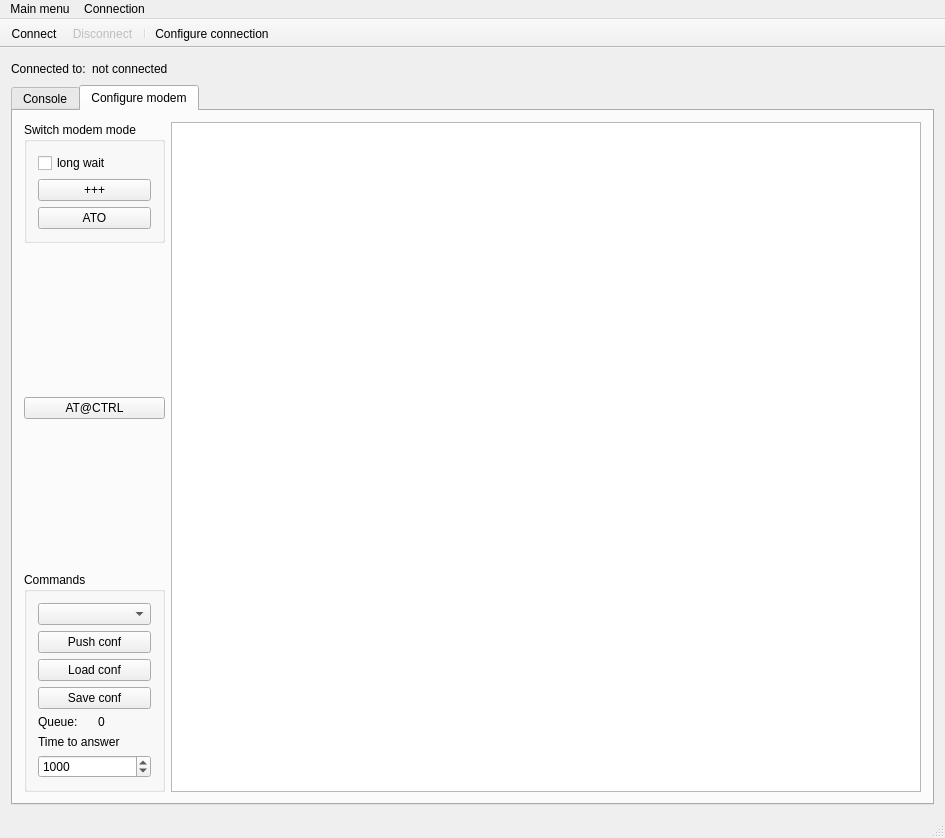
<?xml version="1.0" encoding="UTF-8"?>
<ui version="4.0">
 <class>MainWindow</class>
 <widget class="QMainWindow" name="MainWindow">
  <property name="geometry">
   <rect>
    <x>0</x>
    <y>0</y>
    <width>945</width>
    <height>838</height>
   </rect>
  </property>
  <property name="windowTitle">
   <string>Modemtool</string>
  </property>
  <widget class="QWidget" name="centralWidget">
   <layout class="QVBoxLayout" name="verticalLayout_3">
    <item>
     <layout class="QHBoxLayout" name="horizontalLayout_8">
      <item>
       <widget class="QLabel" name="label">
        <property name="text">
         <string>Connected to:</string>
        </property>
       </widget>
      </item>
      <item>
       <widget class="QLabel" name="label_ConnectedTo">
        <property name="text">
         <string>not connected</string>
        </property>
       </widget>
      </item>
      <item>
       <spacer name="horizontalSpacer_2">
        <property name="orientation">
         <enum>Qt::Horizontal</enum>
        </property>
        <property name="sizeHint" stdset="0">
         <size>
          <width>40</width>
          <height>20</height>
         </size>
        </property>
       </spacer>
      </item>
     </layout>
    </item>
    <item>
     <widget class="QTabWidget" name="tabWidget">
      <property name="enabled">
       <bool>true</bool>
      </property>
      <property name="currentIndex">
       <number>1</number>
      </property>
      <widget class="QWidget" name="tab_console">
       <attribute name="title">
        <string>Console</string>
       </attribute>
       <layout class="QHBoxLayout" name="horizontalLayout">
        <item>
         <layout class="QHBoxLayout" name="horizontalLayout_transfering">
          <item>
           <layout class="QVBoxLayout" name="verticalLayout_trans_console">
            <item>
             <widget class="Console" name="console">
              <property name="toolTip">
               <string>Console</string>
              </property>
             </widget>
            </item>
           </layout>
          </item>
          <item>
           <layout class="QVBoxLayout" name="verticalLayout_4">
            <item>
             <widget class="QGroupBox" name="groupBox_4">
              <property name="toolTip">
               <string>Retranslator configuration group.</string>
              </property>
              <property name="title">
               <string>Retranslator</string>
              </property>
              <layout class="QVBoxLayout" name="verticalLayout_8">
               <item>
                <widget class="QLabel" name="label_5">
                 <property name="text">
                  <string>Setup line</string>
                 </property>
                </widget>
               </item>
               <item>
                <widget class="QLineEdit" name="lineEdit_modemSetupString">
                 <property name="sizePolicy">
                  <sizepolicy hsizetype="Minimum" vsizetype="Minimum">
                   <horstretch>0</horstretch>
                   <verstretch>0</verstretch>
                  </sizepolicy>
                 </property>
                 <property name="toolTip">
                  <string>Setup line for retranslator</string>
                 </property>
                 <property name="text">
                  <string>com6;19200;8;0;1;0;127.0.0.1;8989;1;</string>
                 </property>
                </widget>
               </item>
               <item>
                <widget class="QPushButton" name="pushButton_setupModem_toRetrans">
                 <property name="toolTip">
                  <string>Send setup line to retranslator</string>
                 </property>
                 <property name="text">
                  <string>Setup modem</string>
                 </property>
                </widget>
               </item>
               <item>
                <widget class="QPushButton" name="pushButton_connectModem_toRetrans">
                 <property name="toolTip">
                  <string>Connect to modem using retranslator</string>
                 </property>
                 <property name="text">
                  <string>Connect to modem</string>
                 </property>
                </widget>
               </item>
               <item>
                <widget class="QPushButton" name="pushButton_CLS_toRetrans">
                 <property name="toolTip">
                  <string>Clear retranslator window</string>
                 </property>
                 <property name="text">
                  <string>Clear retranslator</string>
                 </property>
                </widget>
               </item>
               <item>
                <widget class="QPushButton" name="pushButton_20mb_toRetrans">
                 <property name="toolTip">
                  <string>Ask retranslator to send me 20mb of bytes. For test!</string>
                 </property>
                 <property name="text">
                  <string>20 Mb of garbage :)</string>
                 </property>
                </widget>
               </item>
              </layout>
             </widget>
            </item>
            <item>
             <spacer name="verticalSpacer_3">
              <property name="orientation">
               <enum>Qt::Vertical</enum>
              </property>
              <property name="sizeHint" stdset="0">
               <size>
                <width>20</width>
                <height>40</height>
               </size>
              </property>
             </spacer>
            </item>
            <item>
             <widget class="QLabel" name="label_9">
              <property name="text">
               <string>Command:</string>
              </property>
             </widget>
            </item>
            <item>
             <widget class="QComboBox" name="comboBox_commandToSend">
              <property name="toolTip">
               <string>Commands list</string>
              </property>
              <property name="editable">
               <bool>true</bool>
              </property>
              <property name="maxVisibleItems">
               <number>20</number>
              </property>
              <property name="maxCount">
               <number>100</number>
              </property>
              <property name="insertPolicy">
               <enum>QComboBox::InsertAtTop</enum>
              </property>
              <property name="frame">
               <bool>true</bool>
              </property>
             </widget>
            </item>
            <item>
             <widget class="QPushButton" name="pushButton_senCommand">
              <property name="toolTip">
               <string>Send command to modem</string>
              </property>
              <property name="text">
               <string>Send command</string>
              </property>
             </widget>
            </item>
            <item>
             <widget class="QGroupBox" name="groupBox_3">
              <property name="toolTip">
               <string>Helpers in modem's &quot;Data mode&quot; only</string>
              </property>
              <property name="title">
               <string>+++AT</string>
              </property>
              <layout class="QGridLayout" name="gridLayout_2">
               <item row="0" column="1">
                <widget class="QPushButton" name="pushButton_0">
                 <property name="sizePolicy">
                  <sizepolicy hsizetype="Minimum" vsizetype="Fixed">
                   <horstretch>0</horstretch>
                   <verstretch>0</verstretch>
                  </sizepolicy>
                 </property>
                 <property name="minimumSize">
                  <size>
                   <width>41</width>
                   <height>0</height>
                  </size>
                 </property>
                 <property name="maximumSize">
                  <size>
                   <width>41</width>
                   <height>16777215</height>
                  </size>
                 </property>
                 <property name="text">
                  <string>@ZX1</string>
                 </property>
                </widget>
               </item>
               <item row="4" column="1">
                <widget class="QPushButton" name="pushButton_9">
                 <property name="sizePolicy">
                  <sizepolicy hsizetype="Minimum" vsizetype="Fixed">
                   <horstretch>0</horstretch>
                   <verstretch>0</verstretch>
                  </sizepolicy>
                 </property>
                 <property name="minimumSize">
                  <size>
                   <width>41</width>
                   <height>0</height>
                  </size>
                 </property>
                 <property name="maximumSize">
                  <size>
                   <width>41</width>
                   <height>16777215</height>
                  </size>
                 </property>
                 <property name="text">
                  <string>?T</string>
                 </property>
                </widget>
               </item>
               <item row="4" column="2">
                <widget class="QPushButton" name="pushButton_10">
                 <property name="sizePolicy">
                  <sizepolicy hsizetype="Minimum" vsizetype="Fixed">
                   <horstretch>0</horstretch>
                   <verstretch>0</verstretch>
                  </sizepolicy>
                 </property>
                 <property name="minimumSize">
                  <size>
                   <width>41</width>
                   <height>0</height>
                  </size>
                 </property>
                 <property name="maximumSize">
                  <size>
                   <width>41</width>
                   <height>16777215</height>
                  </size>
                 </property>
                 <property name="text">
                  <string>?V</string>
                 </property>
                </widget>
               </item>
               <item row="1" column="2">
                <widget class="QPushButton" name="pushButton_2">
                 <property name="sizePolicy">
                  <sizepolicy hsizetype="Minimum" vsizetype="Fixed">
                   <horstretch>0</horstretch>
                   <verstretch>0</verstretch>
                  </sizepolicy>
                 </property>
                 <property name="minimumSize">
                  <size>
                   <width>41</width>
                   <height>0</height>
                  </size>
                 </property>
                 <property name="maximumSize">
                  <size>
                   <width>41</width>
                   <height>16777215</height>
                  </size>
                 </property>
                 <property name="text">
                  <string>?LC</string>
                 </property>
                </widget>
               </item>
               <item row="1" column="0">
                <widget class="QPushButton" name="pushButton_3">
                 <property name="sizePolicy">
                  <sizepolicy hsizetype="Minimum" vsizetype="Fixed">
                   <horstretch>0</horstretch>
                   <verstretch>0</verstretch>
                  </sizepolicy>
                 </property>
                 <property name="minimumSize">
                  <size>
                   <width>41</width>
                   <height>0</height>
                  </size>
                 </property>
                 <property name="maximumSize">
                  <size>
                   <width>41</width>
                   <height>16777215</height>
                  </size>
                 </property>
                 <property name="text">
                  <string>?G</string>
                 </property>
                </widget>
               </item>
               <item row="1" column="1">
                <widget class="QPushButton" name="pushButton_4">
                 <property name="sizePolicy">
                  <sizepolicy hsizetype="Minimum" vsizetype="Fixed">
                   <horstretch>0</horstretch>
                   <verstretch>0</verstretch>
                  </sizepolicy>
                 </property>
                 <property name="minimumSize">
                  <size>
                   <width>41</width>
                   <height>0</height>
                  </size>
                 </property>
                 <property name="maximumSize">
                  <size>
                   <width>41</width>
                   <height>16777215</height>
                  </size>
                 </property>
                 <property name="text">
                  <string>?C</string>
                 </property>
                </widget>
               </item>
               <item row="3" column="0">
                <widget class="QPushButton" name="pushButton_5">
                 <property name="sizePolicy">
                  <sizepolicy hsizetype="Minimum" vsizetype="Fixed">
                   <horstretch>0</horstretch>
                   <verstretch>0</verstretch>
                  </sizepolicy>
                 </property>
                 <property name="minimumSize">
                  <size>
                   <width>41</width>
                   <height>0</height>
                  </size>
                 </property>
                 <property name="maximumSize">
                  <size>
                   <width>41</width>
                   <height>16777215</height>
                  </size>
                 </property>
                 <property name="text">
                  <string>?BL</string>
                 </property>
                </widget>
               </item>
               <item row="3" column="1">
                <widget class="QPushButton" name="pushButton_6">
                 <property name="sizePolicy">
                  <sizepolicy hsizetype="Minimum" vsizetype="Fixed">
                   <horstretch>0</horstretch>
                   <verstretch>0</verstretch>
                  </sizepolicy>
                 </property>
                 <property name="minimumSize">
                  <size>
                   <width>41</width>
                   <height>0</height>
                  </size>
                 </property>
                 <property name="maximumSize">
                  <size>
                   <width>41</width>
                   <height>16777215</height>
                  </size>
                 </property>
                 <property name="text">
                  <string>?BR</string>
                 </property>
                </widget>
               </item>
               <item row="3" column="2">
                <widget class="QPushButton" name="pushButton_7">
                 <property name="sizePolicy">
                  <sizepolicy hsizetype="Minimum" vsizetype="Fixed">
                   <horstretch>0</horstretch>
                   <verstretch>0</verstretch>
                  </sizepolicy>
                 </property>
                 <property name="minimumSize">
                  <size>
                   <width>41</width>
                   <height>0</height>
                  </size>
                 </property>
                 <property name="maximumSize">
                  <size>
                   <width>41</width>
                   <height>16777215</height>
                  </size>
                 </property>
                 <property name="text">
                  <string>?E</string>
                 </property>
                </widget>
               </item>
               <item row="0" column="2">
                <widget class="QPushButton" name="pushButton_1">
                 <property name="sizePolicy">
                  <sizepolicy hsizetype="Minimum" vsizetype="Fixed">
                   <horstretch>0</horstretch>
                   <verstretch>0</verstretch>
                  </sizepolicy>
                 </property>
                 <property name="minimumSize">
                  <size>
                   <width>41</width>
                   <height>0</height>
                  </size>
                 </property>
                 <property name="maximumSize">
                  <size>
                   <width>41</width>
                   <height>16777215</height>
                  </size>
                 </property>
                 <property name="text">
                  <string>?L</string>
                 </property>
                </widget>
               </item>
               <item row="4" column="0">
                <widget class="QPushButton" name="pushButton_8">
                 <property name="sizePolicy">
                  <sizepolicy hsizetype="Minimum" vsizetype="Fixed">
                   <horstretch>0</horstretch>
                   <verstretch>0</verstretch>
                  </sizepolicy>
                 </property>
                 <property name="minimumSize">
                  <size>
                   <width>41</width>
                   <height>0</height>
                  </size>
                 </property>
                 <property name="maximumSize">
                  <size>
                   <width>41</width>
                   <height>16777215</height>
                  </size>
                 </property>
                 <property name="text">
                  <string>?I</string>
                 </property>
                </widget>
               </item>
               <item row="0" column="0">
                <widget class="QPushButton" name="pushButton_pppAT">
                 <property name="sizePolicy">
                  <sizepolicy hsizetype="Minimum" vsizetype="Fixed">
                   <horstretch>0</horstretch>
                   <verstretch>0</verstretch>
                  </sizepolicy>
                 </property>
                 <property name="minimumSize">
                  <size>
                   <width>41</width>
                   <height>0</height>
                  </size>
                 </property>
                 <property name="maximumSize">
                  <size>
                   <width>41</width>
                   <height>16777215</height>
                  </size>
                 </property>
                 <property name="text">
                  <string>@ZX0</string>
                 </property>
                </widget>
               </item>
              </layout>
             </widget>
            </item>
            <item>
             <widget class="QPushButton" name="pushButton_SendFile">
              <property name="toolTip">
               <string>Select and send some file to modem</string>
              </property>
              <property name="text">
               <string>Send a file</string>
              </property>
             </widget>
            </item>
            <item>
             <spacer name="verticalSpacer">
              <property name="orientation">
               <enum>Qt::Vertical</enum>
              </property>
              <property name="sizeHint" stdset="0">
               <size>
                <width>20</width>
                <height>40</height>
               </size>
              </property>
             </spacer>
            </item>
            <item>
             <widget class="QPushButton" name="pushButton_clearConsole">
              <property name="toolTip">
               <string>Clear console</string>
              </property>
              <property name="text">
               <string>Clear console</string>
              </property>
             </widget>
            </item>
           </layout>
          </item>
          <item>
           <layout class="QVBoxLayout" name="verticalLayout">
            <property name="leftMargin">
             <number>0</number>
            </property>
            <item>
             <widget class="QCheckBox" name="checkBox_bitrateLegend">
              <property name="sizePolicy">
               <sizepolicy hsizetype="Fixed" vsizetype="Fixed">
                <horstretch>0</horstretch>
                <verstretch>0</verstretch>
               </sizepolicy>
              </property>
              <property name="toolTip">
               <string>Legend for all graphs</string>
              </property>
              <property name="layoutDirection">
               <enum>Qt::RightToLeft</enum>
              </property>
              <property name="text">
               <string>Legend</string>
              </property>
             </widget>
            </item>
            <item>
             <layout class="QHBoxLayout" name="horizontalLayout_7">
              <item>
               <widget class="QLabel" name="label_12">
                <property name="sizePolicy">
                 <sizepolicy hsizetype="Maximum" vsizetype="Preferred">
                  <horstretch>0</horstretch>
                  <verstretch>0</verstretch>
                 </sizepolicy>
                </property>
                <property name="text">
                 <string>Seconds for graphs:</string>
                </property>
               </widget>
              </item>
              <item>
               <widget class="QSpinBox" name="spinBox_graphsLong">
                <property name="toolTip">
                 <string>All graphics will be able to display data only for this time.</string>
                </property>
                <property name="minimum">
                 <number>10</number>
                </property>
                <property name="maximum">
                 <number>180</number>
                </property>
                <property name="value">
                 <number>60</number>
                </property>
               </widget>
              </item>
             </layout>
            </item>
            <item>
             <layout class="QHBoxLayout" name="horizontalLayout_3">
              <item>
               <widget class="QLabel" name="label_2">
                <property name="sizePolicy">
                 <sizepolicy hsizetype="Fixed" vsizetype="Preferred">
                  <horstretch>0</horstretch>
                  <verstretch>0</verstretch>
                 </sizepolicy>
                </property>
                <property name="text">
                 <string>Bitrate. IN:</string>
                </property>
               </widget>
              </item>
              <item>
               <widget class="QLabel" name="label_TXT_bitrateIn">
                <property name="minimumSize">
                 <size>
                  <width>30</width>
                  <height>0</height>
                 </size>
                </property>
                <property name="text">
                 <string>100</string>
                </property>
               </widget>
              </item>
              <item>
               <widget class="QLabel" name="label_6">
                <property name="text">
                 <string>OUT:</string>
                </property>
               </widget>
              </item>
              <item>
               <widget class="QLabel" name="label_TXT_bitrateOut">
                <property name="minimumSize">
                 <size>
                  <width>30</width>
                  <height>0</height>
                 </size>
                </property>
                <property name="text">
                 <string>100</string>
                </property>
               </widget>
              </item>
             </layout>
            </item>
            <item>
             <widget class="QCustomPlot" name="customPlot_bitrate" native="true">
              <property name="minimumSize">
               <size>
                <width>200</width>
                <height>100</height>
               </size>
              </property>
              <property name="toolTip">
               <string>Bitrate graph</string>
              </property>
             </widget>
            </item>
            <item>
             <widget class="QCheckBox" name="checkBox_getStatus">
              <property name="toolTip">
               <string>If true four commands +++AT? wil be transmitted every second.</string>
              </property>
              <property name="text">
               <string>Whether get status?</string>
              </property>
             </widget>
            </item>
            <item>
             <widget class="QCheckBox" name="checkBox_needEcho">
              <property name="text">
               <string>Echo while getting status?</string>
              </property>
             </widget>
            </item>
            <item>
             <layout class="QHBoxLayout" name="horizontalLayout_4">
              <item>
               <widget class="QLabel" name="label_3">
                <property name="sizePolicy">
                 <sizepolicy hsizetype="Fixed" vsizetype="Preferred">
                  <horstretch>0</horstretch>
                  <verstretch>0</verstretch>
                 </sizepolicy>
                </property>
                <property name="text">
                 <string>RSSI:</string>
                </property>
               </widget>
              </item>
              <item>
               <widget class="QLabel" name="label_TXT_RSSI">
                <property name="text">
                 <string>100</string>
                </property>
               </widget>
              </item>
             </layout>
            </item>
            <item>
             <widget class="QCustomPlot" name="customPlot_RSSI" native="true">
              <property name="sizePolicy">
               <sizepolicy hsizetype="Fixed" vsizetype="Fixed">
                <horstretch>0</horstretch>
                <verstretch>0</verstretch>
               </sizepolicy>
              </property>
              <property name="minimumSize">
               <size>
                <width>200</width>
                <height>100</height>
               </size>
              </property>
              <property name="toolTip">
               <string>RSSI graph</string>
              </property>
             </widget>
            </item>
            <item>
             <layout class="QHBoxLayout" name="horizontalLayout_5">
              <item>
               <widget class="QLabel" name="label_4">
                <property name="sizePolicy">
                 <sizepolicy hsizetype="Fixed" vsizetype="Preferred">
                  <horstretch>0</horstretch>
                  <verstretch>0</verstretch>
                 </sizepolicy>
                </property>
                <property name="text">
                 <string>Integrity:</string>
                </property>
               </widget>
              </item>
              <item>
               <widget class="QLabel" name="label_TXT_integrity">
                <property name="text">
                 <string>100</string>
                </property>
               </widget>
              </item>
             </layout>
            </item>
            <item>
             <widget class="QCustomPlot" name="customPlot_integrity" native="true">
              <property name="sizePolicy">
               <sizepolicy hsizetype="Fixed" vsizetype="Fixed">
                <horstretch>0</horstretch>
                <verstretch>0</verstretch>
               </sizepolicy>
              </property>
              <property name="minimumSize">
               <size>
                <width>200</width>
                <height>100</height>
               </size>
              </property>
              <property name="toolTip">
               <string>Integrity graph</string>
              </property>
             </widget>
            </item>
            <item>
             <layout class="QHBoxLayout" name="horizontalLayout_9">
              <item>
               <widget class="QLabel" name="label_10">
                <property name="sizePolicy">
                 <sizepolicy hsizetype="Fixed" vsizetype="Preferred">
                  <horstretch>0</horstretch>
                  <verstretch>0</verstretch>
                 </sizepolicy>
                </property>
                <property name="text">
                 <string>BL:</string>
                </property>
               </widget>
              </item>
              <item>
               <widget class="QLabel" name="label_TXT_BL">
                <property name="sizePolicy">
                 <sizepolicy hsizetype="Maximum" vsizetype="Preferred">
                  <horstretch>0</horstretch>
                  <verstretch>0</verstretch>
                 </sizepolicy>
                </property>
                <property name="text">
                 <string>100</string>
                </property>
               </widget>
              </item>
              <item>
               <widget class="QLabel" name="label_11">
                <property name="sizePolicy">
                 <sizepolicy hsizetype="Fixed" vsizetype="Preferred">
                  <horstretch>0</horstretch>
                  <verstretch>0</verstretch>
                 </sizepolicy>
                </property>
                <property name="text">
                 <string>BR:</string>
                </property>
               </widget>
              </item>
              <item>
               <widget class="QLabel" name="label_TXT_BR">
                <property name="sizePolicy">
                 <sizepolicy hsizetype="Maximum" vsizetype="Preferred">
                  <horstretch>0</horstretch>
                  <verstretch>0</verstretch>
                 </sizepolicy>
                </property>
                <property name="text">
                 <string>100</string>
                </property>
               </widget>
              </item>
             </layout>
            </item>
            <item>
             <widget class="QCustomPlot" name="customPlot_BL_BR" native="true">
              <property name="sizePolicy">
               <sizepolicy hsizetype="Fixed" vsizetype="Fixed">
                <horstretch>0</horstretch>
                <verstretch>0</verstretch>
               </sizepolicy>
              </property>
              <property name="minimumSize">
               <size>
                <width>200</width>
                <height>100</height>
               </size>
              </property>
              <property name="toolTip">
               <string>Remote (BR) and Local (BL) modem's bitrate</string>
              </property>
             </widget>
            </item>
            <item>
             <spacer name="verticalSpacer_2">
              <property name="orientation">
               <enum>Qt::Vertical</enum>
              </property>
              <property name="sizeHint" stdset="0">
               <size>
                <width>20</width>
                <height>40</height>
               </size>
              </property>
             </spacer>
            </item>
           </layout>
          </item>
         </layout>
        </item>
       </layout>
      </widget>
      <widget class="QWidget" name="tab_configureModem">
       <attribute name="title">
        <string>Configure modem</string>
       </attribute>
       <layout class="QHBoxLayout" name="horizontalLayout_2">
        <item>
         <layout class="QVBoxLayout" name="verticalLayout_2">
          <item>
           <widget class="QGroupBox" name="groupBox">
            <property name="title">
             <string>Switch modem mode</string>
            </property>
            <layout class="QVBoxLayout" name="verticalLayout_6">
             <item>
              <widget class="QCheckBox" name="checkBox_longWait">
               <property name="toolTip">
                <string>Whether 1 or 6 seconds pause around +++</string>
               </property>
               <property name="text">
                <string>long wait</string>
               </property>
              </widget>
             </item>
             <item>
              <widget class="QPushButton" name="pushButton_ppp">
               <property name="toolTip">
                <string>Switch to command mode.</string>
               </property>
               <property name="text">
                <string>+++</string>
               </property>
              </widget>
             </item>
             <item>
              <widget class="QPushButton" name="pushButton_ATO">
               <property name="toolTip">
                <string>Switch to data mode.</string>
               </property>
               <property name="text">
                <string>ATO</string>
               </property>
              </widget>
             </item>
            </layout>
           </widget>
          </item>
          <item>
           <spacer name="verticalSpacer_5">
            <property name="orientation">
             <enum>Qt::Vertical</enum>
            </property>
            <property name="sizeHint" stdset="0">
             <size>
              <width>20</width>
              <height>40</height>
             </size>
            </property>
           </spacer>
          </item>
          <item>
           <widget class="QPushButton" name="pushButton_AT_CTRL">
            <property name="toolTip">
             <string>Extended control command.</string>
            </property>
            <property name="text">
             <string>AT@CTRL</string>
            </property>
           </widget>
          </item>
          <item>
           <spacer name="verticalSpacer_4">
            <property name="orientation">
             <enum>Qt::Vertical</enum>
            </property>
            <property name="sizeHint" stdset="0">
             <size>
              <width>20</width>
              <height>40</height>
             </size>
            </property>
           </spacer>
          </item>
          <item>
           <widget class="QGroupBox" name="groupBox_2">
            <property name="title">
             <string>Commands</string>
            </property>
            <layout class="QVBoxLayout" name="verticalLayout_7">
             <item>
              <widget class="QComboBox" name="comboBox_commandFiles">
               <property name="toolTip">
                <string>Automaticaly filled Files list with commands for modem.</string>
               </property>
              </widget>
             </item>
             <item>
              <widget class="QPushButton" name="pushButton_pushConf">
               <property name="toolTip">
                <string>Send all command to modem and get all answers.</string>
               </property>
               <property name="text">
                <string>Push conf</string>
               </property>
              </widget>
             </item>
             <item>
              <widget class="QPushButton" name="pushButton_loadConf">
               <property name="toolTip">
                <string>If there no files in list, use Load conf button to find file manualy.</string>
               </property>
               <property name="text">
                <string>Load conf</string>
               </property>
              </widget>
             </item>
             <item>
              <widget class="QPushButton" name="pushButton_saveConf">
               <property name="toolTip">
                <string>Save respondes as file.</string>
               </property>
               <property name="text">
                <string>Save conf</string>
               </property>
              </widget>
             </item>
             <item>
              <layout class="QHBoxLayout" name="horizontalLayout_6">
               <item>
                <widget class="QLabel" name="label_7">
                 <property name="text">
                  <string>Queue:</string>
                 </property>
                </widget>
               </item>
               <item>
                <widget class="QLabel" name="label_commandsQueue">
                 <property name="text">
                  <string>0</string>
                 </property>
                </widget>
               </item>
              </layout>
             </item>
             <item>
              <widget class="QLabel" name="label_8">
               <property name="toolTip">
                <string>Every command has its own respond. So, it is the time to wait the respond. If time too short undefined behaviour can be faced.</string>
               </property>
               <property name="text">
                <string>Time to answer</string>
               </property>
              </widget>
             </item>
             <item>
              <widget class="QSpinBox" name="spinBox_pushTimer">
               <property name="toolTip">
                <string>Every command has its own respond. So, it is the time to wait the respond. If time too short undefined behaviour can be faced.</string>
               </property>
               <property name="maximum">
                <number>5000</number>
               </property>
               <property name="value">
                <number>1000</number>
               </property>
              </widget>
             </item>
            </layout>
           </widget>
          </item>
         </layout>
        </item>
        <item>
         <widget class="QTableView" name="tableView_modemCommand"/>
        </item>
       </layout>
      </widget>
     </widget>
    </item>
   </layout>
  </widget>
  <widget class="QMenuBar" name="menuBar">
   <property name="geometry">
    <rect>
     <x>0</x>
     <y>0</y>
     <width>945</width>
     <height>26</height>
    </rect>
   </property>
   <widget class="QMenu" name="menuMain_menu">
    <property name="title">
     <string>Main menu</string>
    </property>
    <addaction name="separator"/>
    <addaction name="actionLoad_state"/>
    <addaction name="actionSave_state"/>
    <addaction name="separator"/>
    <addaction name="actionQuit"/>
   </widget>
   <widget class="QMenu" name="menuConnection">
    <property name="title">
     <string>Connection</string>
    </property>
    <addaction name="actionConnect"/>
    <addaction name="actionDisconnect"/>
    <addaction name="actionConfigure"/>
   </widget>
   <addaction name="menuMain_menu"/>
   <addaction name="menuConnection"/>
  </widget>
  <widget class="QToolBar" name="mainToolBar">
   <property name="movable">
    <bool>false</bool>
   </property>
   <attribute name="toolBarArea">
    <enum>TopToolBarArea</enum>
   </attribute>
   <attribute name="toolBarBreak">
    <bool>false</bool>
   </attribute>
   <addaction name="actionConnect"/>
   <addaction name="actionDisconnect"/>
   <addaction name="separator"/>
   <addaction name="actionConfigure"/>
  </widget>
  <widget class="QStatusBar" name="statusBar"/>
  <action name="actionLoad_state">
   <property name="checkable">
    <bool>false</bool>
   </property>
   <property name="text">
    <string>Load state</string>
   </property>
   <property name="shortcut">
    <string>Ctrl+L</string>
   </property>
  </action>
  <action name="actionSave_state">
   <property name="text">
    <string>Save state</string>
   </property>
   <property name="shortcut">
    <string>Ctrl+S</string>
   </property>
  </action>
  <action name="actionConnect">
   <property name="icon">
    <iconset resource="modemtool.qrc">
     <normaloff>:/images/connect.png</normaloff>:/images/connect.png</iconset>
   </property>
   <property name="text">
    <string>C&amp;onnect</string>
   </property>
   <property name="toolTip">
    <string>Connect to MODEM</string>
   </property>
   <property name="shortcut">
    <string>Ctrl+O</string>
   </property>
  </action>
  <action name="actionDisconnect">
   <property name="enabled">
    <bool>false</bool>
   </property>
   <property name="icon">
    <iconset resource="modemtool.qrc">
     <normaloff>:/images/disconnect.png</normaloff>:/images/disconnect.png</iconset>
   </property>
   <property name="text">
    <string>&amp;Disconnect</string>
   </property>
   <property name="toolTip">
    <string>Disconnect from MODEM</string>
   </property>
   <property name="shortcut">
    <string>Ctrl+D</string>
   </property>
  </action>
  <action name="actionConfigure">
   <property name="enabled">
    <bool>true</bool>
   </property>
   <property name="icon">
    <iconset resource="modemtool.qrc">
     <normaloff>:/images/settings.png</normaloff>:/images/settings.png</iconset>
   </property>
   <property name="text">
    <string>&amp;Configure connection</string>
   </property>
   <property name="toolTip">
    <string>Configure connection</string>
   </property>
   <property name="shortcut">
    <string>Alt+C</string>
   </property>
  </action>
  <action name="actionQuit">
   <property name="icon">
    <iconset resource="modemtool.qrc">
     <normaloff>:/images/application-exit.png</normaloff>:/images/application-exit.png</iconset>
   </property>
   <property name="text">
    <string>&amp;Quit</string>
   </property>
   <property name="shortcut">
    <string>Ctrl+Q</string>
   </property>
  </action>
 </widget>
 <layoutdefault spacing="6" margin="11"/>
 <customwidgets>
  <customwidget>
   <class>Console</class>
   <extends>QTextEdit</extends>
   <header>console.h</header>
  </customwidget>
  <customwidget>
   <class>QCustomPlot</class>
   <extends>QWidget</extends>
   <header>../qcustomplot/qcustomplot.h</header>
   <container>1</container>
  </customwidget>
 </customwidgets>
 <resources>
  <include location="modemtool.qrc"/>
 </resources>
 <connections>
  <connection>
   <sender>actionQuit</sender>
   <signal>triggered()</signal>
   <receiver>MainWindow</receiver>
   <slot>close()</slot>
   <hints>
    <hint type="sourcelabel">
     <x>-1</x>
     <y>-1</y>
    </hint>
    <hint type="destinationlabel">
     <x>454</x>
     <y>225</y>
    </hint>
   </hints>
  </connection>
  <connection>
   <sender>pushButton_clearConsole</sender>
   <signal>clicked()</signal>
   <receiver>console</receiver>
   <slot>clear()</slot>
   <hints>
    <hint type="sourcelabel">
     <x>707</x>
     <y>784</y>
    </hint>
    <hint type="destinationlabel">
     <x>482</x>
     <y>621</y>
    </hint>
   </hints>
  </connection>
 </connections>
</ui>
